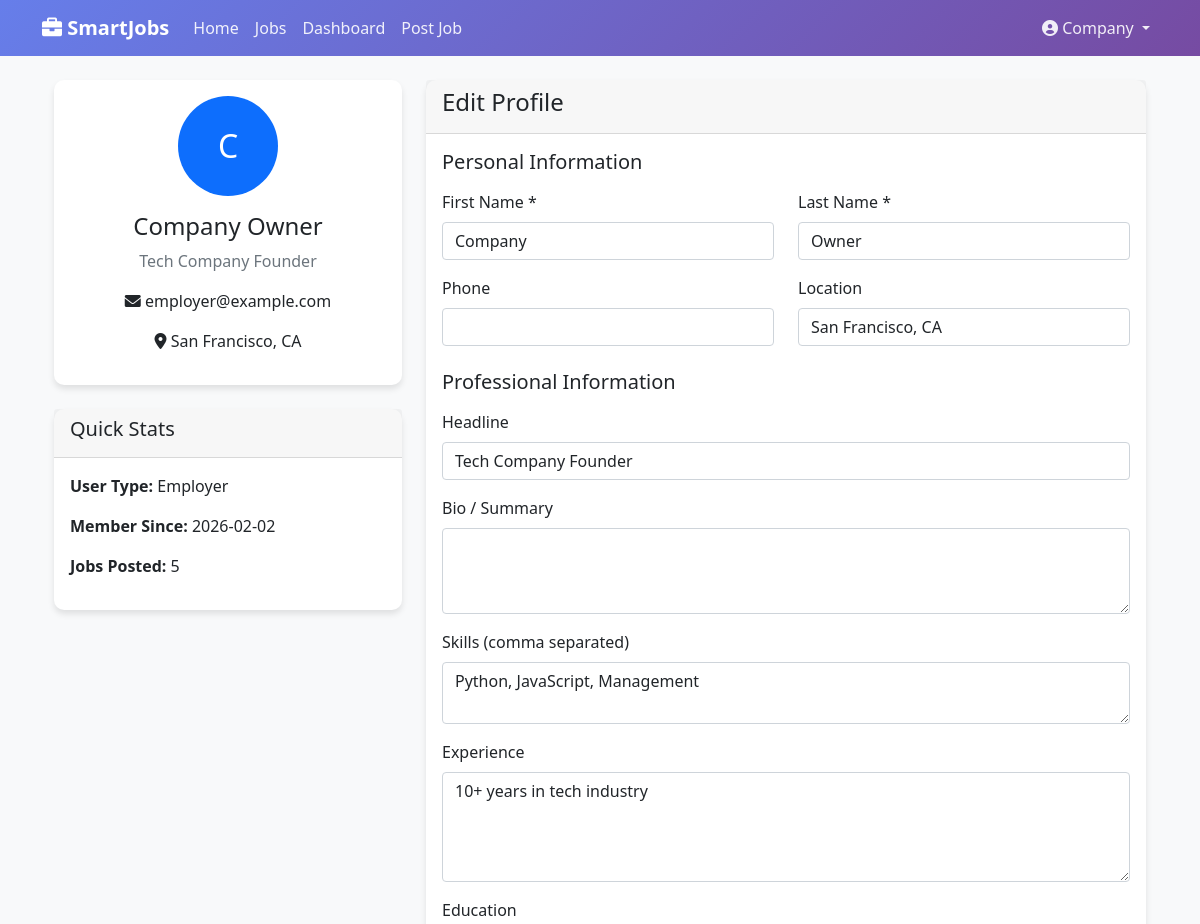
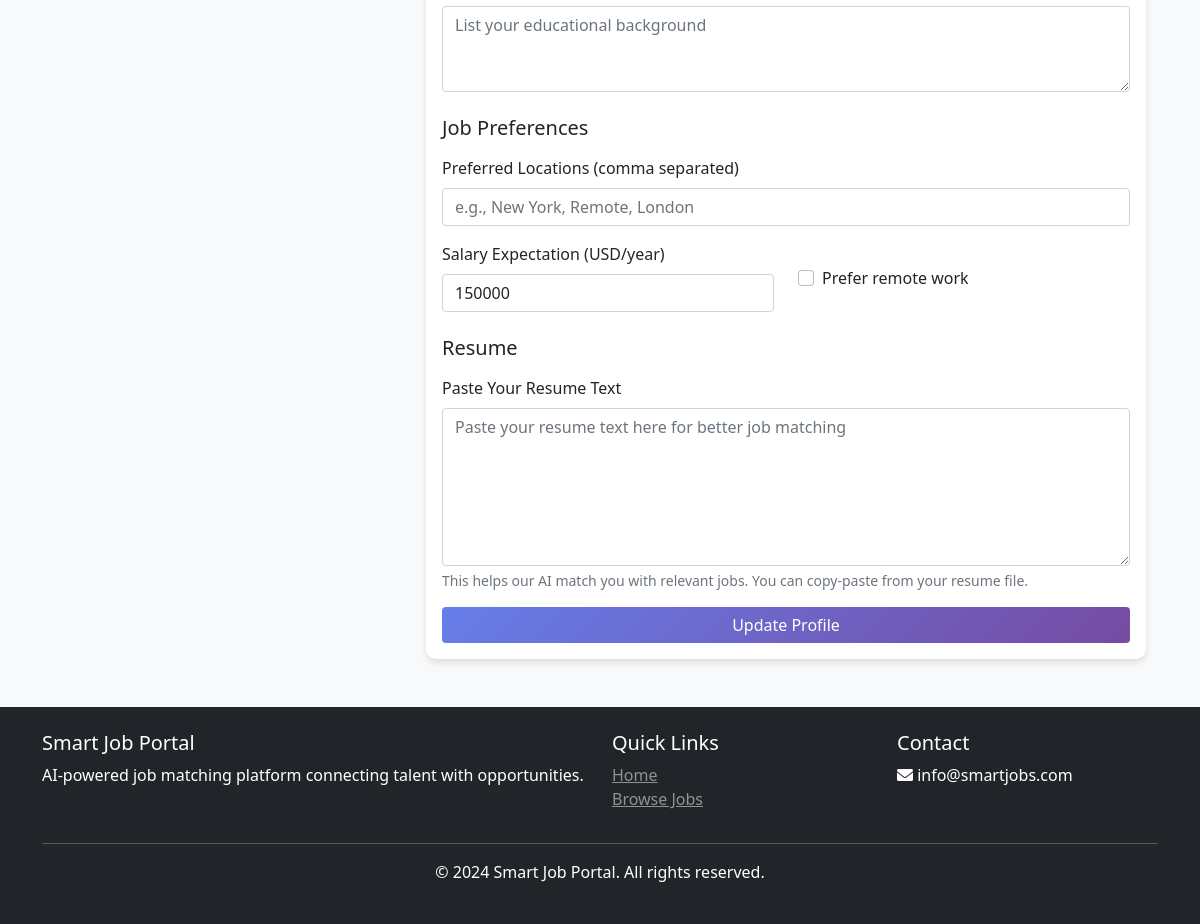
Screenshot of /profile (signed in) with the database file from the repository (2 pictures, top to bottom).
### app.py (models this page shows, shortened)
class User(UserMixin, db.Model):
    __tablename__ = 'users'
    id = db.Column(db.Integer, primary_key=True)
    email = db.Column(db.String(120), unique=True, nullable=False, index=True)
    password_hash = db.Column(db.String(256), nullable=False)
    first_name = db.Column(db.String(50))
    last_name = db.Column(db.String(50))
    user_type = db.Column(db.String(20), default='job_seeker')  # job_seeker, employer, admin
    phone = db.Column(db.String(20))
    created_at = db.Column(db.DateTime, default=datetime.utcnow)
    updated_at = db.Column(db.DateTime, default=datetime.utcnow, onupdate=datetime.utcnow)
    headline = db.Column(db.String(200))
    bio = db.Column(db.Text)
    skills = db.Column(db.Text)  # comma separated
    experience = db.Column(db.Text)
    education = db.Column(db.Text)
    location = db.Column(db.String(100))
    resume_text = db.Column(db.Text)
    preferred_locations = db.Column(db.Text)
    salary_expectation = db.Column(db.Integer)
    remote_preference = db.Column(db.Boolean, default=False)
    jobs_posted = db.relationship('Job', backref='employer', lazy=True)
    applications = db.relationship('Application', backref='applicant', lazy=True)
    def get_full_name(self):
        return f"{self.first_name} {self.last_name}"

### app.py (the view, shortened to what this page needs)
@app.route('/profile', methods=['GET', 'POST'])
@login_required
def profile():
    return render_template('profile.html', user=current_user)

### app.py (called while the page is built)
@login_manager.user_loader
def load_user(user_id):
    return User.query.get(int(user_id))

### templates/profile.html (shortened to what this page needs)
{% extends "base.html" %}
{% block content %}
<div class="container mt-4">
    <div class="row">
        <div class="col-md-4">
            <div class="card mb-4">
                <div class="card-body text-center">
                    <div class="mb-3">
                        <div class="profile-pic-placeholder rounded-circle bg-primary text-white d-inline-flex align-items-center justify-content-center"
                             style="width: 100px; height: 100px; font-size: 2rem;">
                            {{ user.first_name[0] if user.first_name else 'U' }}
                        </div>
                    </div>
                    <h4>{{ user.get_full_name() }}</h4>
                    <p class="text-muted">{{ user.headline or 'No headline set' }}</p>
                    <p><i class="fas fa-envelope"></i> {{ user.email }}</p>
                    {% if user.location %}
                    <p><i class="fas fa-map-marker-alt"></i> {{ user.location }}</p>
                    {% endif %}
                </div>
            </div>
            <div class="card">
                <div class="card-header">
                    <h5>Quick Stats</h5>
                </div>
                <div class="card-body">
                    <p><strong>User Type:</strong> {{ user.user_type|replace('_', ' ')|title }}</p>
                    <p><strong>Member Since:</strong> {{ user.created_at.strftime('%Y-%m-%d') }}</p>
                    {% if user.user_type == 'job_seeker' %}
                    <p><strong>Applications:</strong> {{ user.applications|length }}</p>
                    <p><strong>Skills:</strong> {{ user.get_skills_list()|length }}</p>
                    {% elif user.user_type == 'employer' %}
                    <p><strong>Jobs Posted:</strong> {{ user.jobs_posted|length }}</p>
                    {% endif %}
                </div>
            </div>
        </div>
        <div class="col-md-8">
            <div class="card">
                <div class="card-header">
                    <h4>Edit Profile</h4>
                </div>
                <div class="card-body">
                    <form method="POST" action="{{ url_for('profile') }}">
                        <h5 class="mb-3">Personal Information</h5>
                        <div class="row mb-3">
                            <div class="col-md-6">
                                <label class="form-label">First Name *</label>
                                <input type="text" class="form-control" name="first_name" value="{{ user.first_name or '' }}" required>
                            </div>
                            <div class="col-md-6">
                                <label class="form-label">Last Name *</label>
                                <input type="text" class="form-control" name="last_name" value="{{ user.last_name or '' }}" required>
                            </div>
                        </div>
                        <div class="row mb-3">
                            <div class="col-md-6">
                                <label class="form-label">Phone</label>
                                <input type="tel" class="form-control" name="phone" value="{{ user.phone or '' }}">
                            </div>
                            <div class="col-md-6">
                                <label class="form-label">Location</label>
                                <input type="text" class="form-control" name="location" value="{{ user.location or '' }}" placeholder="e.g., New York, NY">
                            </div>
                        </div>
                        <h5 class="mt-4 mb-3">Professional Information</h5>
                        <div class="mb-3">
                            <label class="form-label">Headline</label>
                            <input type="text" class="form-control" name="headline" value="{{ user.headline or '' }}" placeholder="e.g., Senior Python Developer">
                        </div>
                        <div class="mb-3">
                            <label class="form-label">Bio / Summary</label>
                            <textarea class="form-control" name="bio" rows="3">{{ user.bio or '' }}</textarea>
                        </div>
                        <div class="mb-3">
                            <label class="form-label">Skills (comma separated)</label>
                            <textarea class="form-control" name="skills" rows="2" placeholder="e.g., Python, JavaScript, React, AWS">{{ user.skills or '' }}</textarea>
                        </div>
                        <div class="mb-3">
                            <label class="form-label">Experience</label>
                            <textarea class="form-control" name="experience" rows="4" placeholder="Describe your work experience">{{ user.experience or '' }}</textarea>
                        </div>
                        <div class="mb-3">
                            <label class="form-label">Education</label>
                            <textarea class="form-control" name="education" rows="3" placeholder="List your educational background">{{ user.education or '' }}</textarea>
                        </div>
                        <h5 class="mt-4 mb-3">Job Preferences</h5>
                        <div class="mb-3">
                            <label class="form-label">Preferred Locations (comma separated)</label>
                            <input type="text" class="form-control" name="preferred_locations" value="{{ user.preferred_locations or '' }}" placeholder="e.g., New York, Remote, London">
                        </div>
                        <div class="row mb-3">
                            <div class="col-md-6">
                                <label class="form-label">Salary Expectation (USD/year)</label>
                                <input type="number" class="form-control" name="salary_expectation" value="{{ user.salary_expectation or '' }}">
                            </div>
                            <div class="col-md-6">
                                <div class="form-check mt-4">
                                    <input class="form-check-input" type="checkbox" name="remote_preference" id="remote_preference" {% if user.remote_preference %}checked{% endif %}>
                                    <label class="form-check-label" for="remote_preference">
                                        Prefer remote work
                                    </label>
                                </div>
                            </div>
                        </div>
                        <h5 class="mt-4 mb-3">Resume</h5>
                        <div class="mb-3">
                            <label class="form-label">Paste Your Resume Text</label>
                            <textarea class="form-control" name="resume_text" rows="6" placeholder="Paste your resume text here for better job matching">{{ user.resume_text or '' }}</textarea>
                            <div class="form-text">
                                This helps our AI match you with relevant jobs. You can copy-paste from your resume file.
                            </div>
                        </div>
                        <div class="d-grid">
                            <button type="submit" class="btn btn-primary">Update Profile</button>
                        </div>
                    </form>
                </div>
            </div>
        </div>
    </div>
</div>
{% endblock %}

### templates/base.html (shortened to what this page needs)
<!DOCTYPE html>
<html lang="en">
<head>
    <link href="https://cdn.jsdelivr.net/npm/bootstrap@5.1.3/dist/css/bootstrap.min.css" rel="stylesheet">
    <link rel="stylesheet" href="https://cdnjs.cloudflare.com/ajax/libs/font-awesome/6.0.0/css/all.min.css">
</head>
<body>
    <nav class="navbar navbar-expand-lg navbar-dark">
        <div class="container">
            <a class="navbar-brand" href="{{ url_for('index') }}">
                <i class="fas fa-briefcase"></i> SmartJobs
            </a>
            <div class="collapse navbar-collapse" id="navbarNav">
                <ul class="navbar-nav me-auto">
                    <li class="nav-item">
                        <a class="nav-link" href="{{ url_for('index') }}">Home</a>
                    </li>
                    <li class="nav-item">
                        <a class="nav-link" href="{{ url_for('jobs') }}">Jobs</a>
                    </li>
                    {% if current_user.is_authenticated %}
                        <li class="nav-item">
                            <a class="nav-link" href="{{ url_for('dashboard') }}">Dashboard</a>
                        </li>
                        {% if current_user.user_type == 'employer' %}
                            <li class="nav-item">
                                <a class="nav-link" href="{{ url_for('post_job') }}">Post Job</a>
                            </li>
                        {% endif %}
                    {% endif %}
                </ul>
                <ul class="navbar-nav">
                    {% if current_user.is_authenticated %}
                        <li class="nav-item dropdown">
                            <a class="nav-link dropdown-toggle" href="#" id="navbarDropdown" role="button" data-bs-toggle="dropdown">
                                <i class="fas fa-user-circle"></i> {{ current_user.first_name }}
                            </a>
                        </li>
                    {% endif %}
                </ul>
            </div>
        </div>
    </nav>
    <main class="container my-4">
        {% block content %}{% endblock %}
    </main>
    <footer class="bg-dark text-white py-4 mt-5">
        <div class="container">
            <div class="row">
                <div class="col-md-6">
                    <h5>Smart Job Portal</h5>
                    <p>AI-powered job matching platform connecting talent with opportunities.</p>
                </div>
                <div class="col-md-3">
                    <h5>Quick Links</h5>
                    <ul class="list-unstyled">
                        <li><a href="{{ url_for('index') }}" class="text-white-50">Home</a></li>
                        <li><a href="{{ url_for('jobs') }}" class="text-white-50">Browse Jobs</a></li>
                    </ul>
                </div>
                <div class="col-md-3">
                    <h5>Contact</h5>
                    <p><i class="fas fa-envelope"></i> info@smartjobs.com</p>
                </div>
            </div>
            <hr class="bg-light">
            <div class="text-center">
                <p>&copy; 2024 Smart Job Portal. All rights reserved.</p>
            </div>
        </div>
    </footer>
</body>
</html>

### templates/base.html (style rules this page uses)
body { background-color: #f8f9fa; }
.navbar { background: linear-gradient(135deg, #667eea 0%, #764ba2 100%); }
.navbar-brand { font-weight: bold; color: white !important; }
.nav-link { color: rgba(255,255,255,0.9) !important; }
.card { border: none; border-radius: 10px; box-shadow: 0 4px 6px rgba(0,0,0,0.1); transition: transform 0.3s; }
.btn-primary { background: linear-gradient(135deg, #667eea 0%, #764ba2 100%); border: none; }

### rows the page displays
User: first_name "Company", first_name "C", get_full_name "Company Owner", headline "Tech Company Founder", email "employer@example.com", location "San Francisco, CA", user_type "Employer", created_at "2026-02-02", last_name "Owner", skills "Python, JavaScript, Management", experience "10+ years in tech industry", salary_expectation "150000"

### other values shown
{{ user.jobs_posted|length }} "5"
